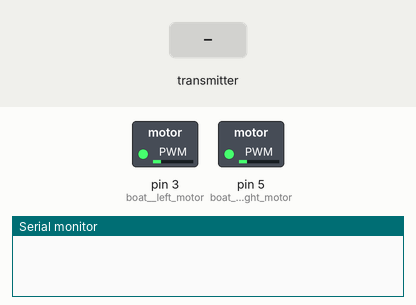
A sketch run on a simulated Arduino Uno, built with avr-gcc and run on an emulated ATmega328P. Parts: switched loads named in the sketch (green lamp = pin HIGH), the last lines printed to the serial monitor. Inputs (shaded band) come from the test bench. No radio packets arrive unless stated.

Above: at 1.2 s.
1.3 s: the transmitter starts sending left_power = 0
At 2.2 s:
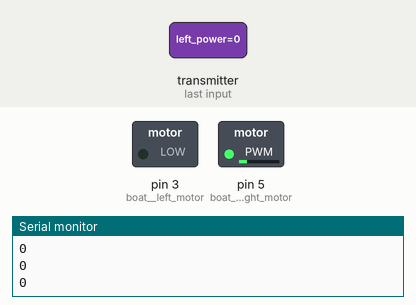
2.8 s: the transmitter starts sending right_power = 0
At 3.3 s:
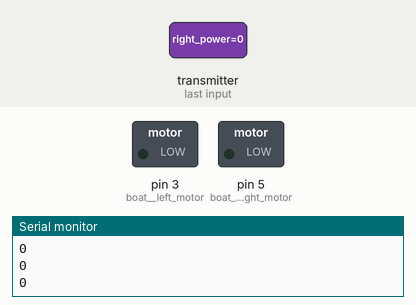
4.3 s: the transmitter starts sending left_power = 64
At 5.5 s:
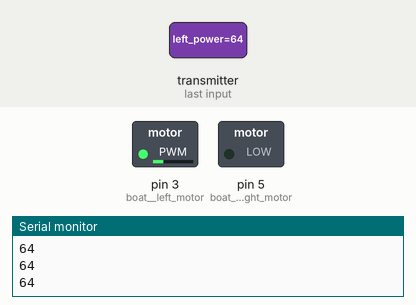
5.8 s: the transmitter starts sending right_power = 128
At 6.8 s:
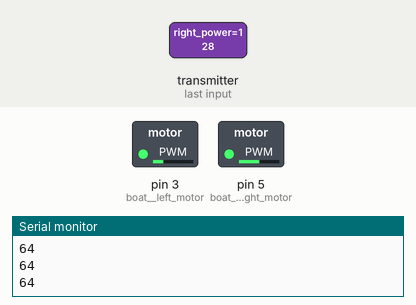
7.3 s: the transmitter starts sending left_power = 128
At 8.0 s:
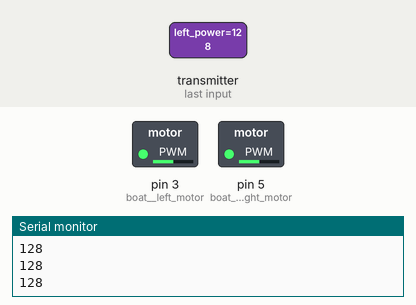
8.8 s: the transmitter starts sending right_power = 64
At 9.1 s:
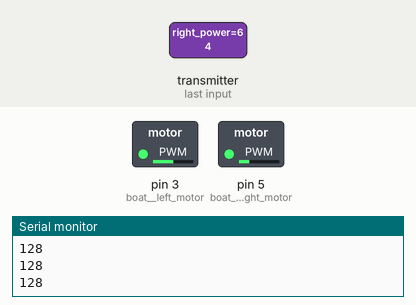
Timing chart, 0 to 11.3 s (numbered marks = the images above; inputs shaded):
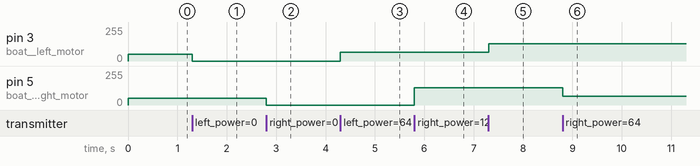

The sketch:

receiver.ino
```cpp
#include <SPI.h>
#include <nRF24L01.h>
#include <RF24.h>

//  power pwm pins
const int boat__right_motor = 5;
const int boat__left_motor = 3;

// operating mode values
bool boat__autopilot_mode = false;
bool boat__reverse_drive = false;

// radio stuff
const uint64_t boat__radio_pipe = 0xE8E8F0F0E1LL;
RF24 boat__radio(9, 10);  //CSN and CE pins

struct RadioMessage{
  byte left_power;
  byte right_power;
  byte setup_byte;
};

RadioMessage boat__payload;

void setup() {
  Serial.begin(9600);

  //  pins configuration
  pinMode(boat__left_motor, OUTPUT);
  pinMode(boat__right_motor, OUTPUT);

  //  payload init
  boat__payload.left_power = 50;
  boat__payload.right_power = 50;
  boat__payload.setup_byte = 50;

  //  radio configuration
  boat__radio.begin();
  boat__radio.setAutoAck(false);
  boat__radio.setDataRate(RF24_250KBPS);
  boat__radio.openReadingPipe(1,boat__radio_pipe);

  //  radio start listening
  boat__radio.startListening();
}

void boat__receive_data(){
  while(boat__radio.available()){
    boat__radio.read(&boat__payload, sizeof(RadioMessage));
    Serial.println(boat__payload.left_power);
  }
}

void boat__drive(byte left_power, byte right_power, bool reverse){
  if(left_power > 20)
    analogWrite(boat__left_motor, left_power);
   else
    analogWrite(boat__left_motor, 0);

  if(right_power > 20)
    analogWrite(boat__right_motor, right_power);
   else
    analogWrite(boat__right_motor, 0);
}

void boat__decode_setup_byte(){
  boat__autopilot_mode = bitRead(boat__payload.setup_byte, 0);
  boat__reverse_drive = bitRead(boat__payload.setup_byte, 1);
}

void loop() {
  boat__receive_data();
  if( !boat__autopilot_mode ){  //  MANUAL MODE
    boat__decode_setup_byte();
    boat__drive(boat__payload.left_power, boat__payload.right_power, boat__reverse_drive);

  }

  else{ //  AUTOPILOT MODE

  }
}
```

Measured:
- after the input at 1.3 s, pin 3 (boat__left_motor): 50/255 → 0/255 at once
- after the input at 2.8 s, pin 5 (boat__right_motor): 50/255 → 0/255 at once
- after the input at 4.3 s, pin 3 (boat__left_motor): 0/255 → 64/255 at once
- after the input at 5.8 s, pin 5 (boat__right_motor): 0/255 → 128/255 at once
- after the input at 7.3 s, pin 3 (boat__left_motor): 64/255 → 128/255 at once
- after the input at 8.8 s, pin 5 (boat__right_motor): 128/255 → 64/255 at once
